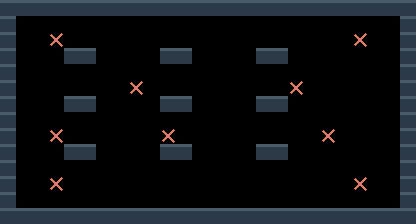

This is a level from a 2D game, rendered from its Tiled map with the project's own tilesets. A one-line summary and the complete map file follow:
An orthogonal 26x14 tile map with 16x16 px tiles, 2 tile layers (terreno, marcadores).

<map version="1.10" tiledversion="1.11.0" orientation="orthogonal" renderorder="right-down" width="26" height="14" tilewidth="16" tileheight="16" infinite="0" nextlayerid="3" nextobjectid="1">
 <properties>
  <property name="tipo" value="arc_combate" />
  <property name="nombre" value="mesas" />
 </properties>
 <tileset firstgid="1" source="muelle.tsx" />
 <layer id="1" name="terreno" width="26" height="14">
  <data encoding="csv">
1,1,1,1,1,1,1,1,1,1,1,1,1,1,1,1,1,1,1,1,1,1,1,1,1,1,
1,0,0,0,0,0,0,0,0,0,0,0,0,0,0,0,0,0,0,0,0,0,0,0,0,1,
1,0,0,0,0,0,0,0,0,0,0,0,0,0,0,0,0,0,0,0,0,0,0,0,0,1,
1,0,0,0,1,1,0,0,0,0,1,1,0,0,0,0,1,1,0,0,0,0,0,0,0,1,
1,0,0,0,0,0,0,0,0,0,0,0,0,0,0,0,0,0,0,0,0,0,0,0,0,1,
1,0,0,0,0,0,0,0,0,0,0,0,0,0,0,0,0,0,0,0,0,0,0,0,0,1,
1,0,0,0,1,1,0,0,0,0,1,1,0,0,0,0,1,1,0,0,0,0,0,0,0,1,
1,0,0,0,0,0,0,0,0,0,0,0,0,0,0,0,0,0,0,0,0,0,0,0,0,1,
1,0,0,0,0,0,0,0,0,0,0,0,0,0,0,0,0,0,0,0,0,0,0,0,0,1,
1,0,0,0,1,1,0,0,0,0,1,1,0,0,0,0,1,1,0,0,0,0,0,0,0,1,
1,0,0,0,0,0,0,0,0,0,0,0,0,0,0,0,0,0,0,0,0,0,0,0,0,1,
1,0,0,0,0,0,0,0,0,0,0,0,0,0,0,0,0,0,0,0,0,0,0,0,0,1,
1,0,0,0,0,0,0,0,0,0,0,0,0,0,0,0,0,0,0,0,0,0,0,0,0,1,
1,1,1,1,1,1,1,1,1,1,1,1,1,1,1,1,1,1,1,1,1,1,1,1,1,1
</data>
 </layer>
 <layer id="2" name="marcadores" width="26" height="14">
  <data encoding="csv">
0,0,0,0,0,0,0,0,0,0,0,0,0,0,0,0,0,0,0,0,0,0,0,0,0,0,
0,0,0,0,0,0,0,0,0,0,0,0,0,0,0,0,0,0,0,0,0,0,0,0,0,0,
0,0,0,3,0,0,0,0,0,0,0,0,0,0,0,0,0,0,0,0,0,0,3,0,0,0,
0,0,0,0,0,0,0,0,0,0,0,0,0,0,0,0,0,0,0,0,0,0,0,0,0,0,
0,0,0,0,0,0,0,0,0,0,0,0,0,0,0,0,0,0,0,0,0,0,0,0,0,0,
0,0,0,0,0,0,0,0,3,0,0,0,0,0,0,0,0,0,3,0,0,0,0,0,0,0,
0,0,0,0,0,0,0,0,0,0,0,0,0,0,0,0,0,0,0,0,0,0,0,0,0,0,
0,0,0,0,0,0,0,0,0,0,0,0,0,0,0,0,0,0,0,0,0,0,0,0,0,0,
0,0,0,3,0,0,0,0,0,0,3,0,0,0,0,0,0,0,0,0,3,0,0,0,0,0,
0,0,0,0,0,0,0,0,0,0,0,0,0,0,0,0,0,0,0,0,0,0,0,0,0,0,
0,0,0,0,0,0,0,0,0,0,0,0,0,0,0,0,0,0,0,0,0,0,0,0,0,0,
0,0,0,3,0,0,0,0,0,0,0,0,0,0,0,0,0,0,0,0,0,0,3,0,0,0,
0,0,0,0,0,0,0,0,0,0,0,0,0,0,0,0,0,0,0,0,0,0,0,0,0,0,
0,0,0,0,0,0,0,0,0,0,0,0,0,0,0,0,0,0,0,0,0,0,0,0,0,0
</data>
 </layer>
</map>
